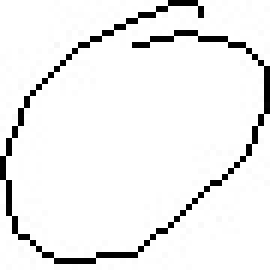
#> input picture dataset/0/0_56057.jpg, 45 x 45 px (shown 6 times larger); its folder holds 4 pictures in this run
$ jupyter execute --allow-errors Handwritten_equation_solver.ipynb   (shell and % lines are left out)
#> lines starting #> are read from the running program, lines starting #| are printed output that depends on the picture; after the words box and inside, x2 and y2 are one past the last pixel; in counts of white or black regions, pixels touching at a corner belong together
# Data Extraction

[cell 1]
import numpy as np
import cv2
from PIL import Image
from matplotlib import pyplot as plt
import os
from os import listdir
from os.path import isfile, join
import pandas as pd

[cell 2]
def load_images_from_folder(folder):
    train_data=[]
    for filename in os.listdir(folder):
        img = cv2.imread(os.path.join(folder,filename),cv2.IMREAD_GRAYSCALE)
        img=~img
        if img is not None:
            ret,thresh=cv2.threshold(img,127,255,cv2.THRESH_BINARY)
            ctrs,ret=cv2.findContours(thresh,cv2.RETR_EXTERNAL,cv2.CHAIN_APPROX_NONE)
            cnt=sorted(ctrs, key=lambda ctr: cv2.boundingRect(ctr)[0])
            w=int(28)
            h=int(28)
            maxi=0
            for c in cnt:
                x,y,w,h=cv2.boundingRect(c)
                maxi=max(w*h,maxi)
                if maxi==w*h:
                    x_max=x
                    y_max=y
                    w_max=w
                    h_max=h
            im_crop= thresh[y_max:y_max+h_max+10, x_max:x_max+w_max+10]
            im_resize = cv2.resize(im_crop,(28,28))
            im_resize=np.reshape(im_resize,(784,1))
            train_data.append(im_resize)
    return train_data

[cell 3]
data=[]

#> (a cell that did not finish here is left out)

len(data)
for i in range(0,len(data)):
    data[i]=np.append(data[i],['10'])

print(len(data))

#> (a cell that did not finish here is left out)


for i in range(0,len(data11)):
    data11[i]=np.append(data11[i],['11'])
data=np.concatenate((data,data11))
print(len(data))

[cell 6]
data0=load_images_from_folder('dataset/0')
#> call 3 of load_images_from_folder, with folder = 'dataset/0'
#> in load_images_from_folder, img is the input picture: shape (45, 45); min 0, max 255, mean 238.6
#> in load_images_from_folder (call 3), `img=~img`:
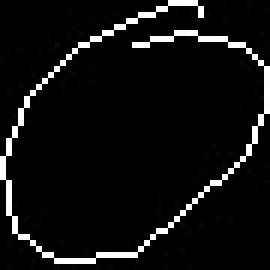
#> img: shape (45, 45) (shown 6 times larger); min 0, max 255, mean 16.4
#> in load_images_from_folder (call 3), `ret,thresh=cv2.threshold(img,127,255,cv2.THRESH_BINARY)`: thresh: shape (45, 45); 6.3% white in thin lines or dots
#> in load_images_from_folder (call 3), `ctrs,ret=cv2.findContours(thresh,cv2.RETR_EXTERNAL,cv2.CHAIN_APPROX_NO..`: ctrs = 1 contour, all with area under 20; ret = [[-1, -1, -1, -1]]
#> in load_images_from_folder (call 3), `cnt=sorted(ctrs, key=lambda ctr: cv2.boundingRect(ctr)[0])`: cnt = 1 contour, all with area under 20
#> the loop in load_images_from_folder (call 3), `for c in cnt:` made 1 pass
#> (x, y, w, h, maxi, x_max, y_max, w_max) on pass 1: (0, 0, 45, 44, 1980, 0, 0, 45)
#> in load_images_from_folder (call 3), `im_resize = cv2.resize(im_crop,(28,28))`:
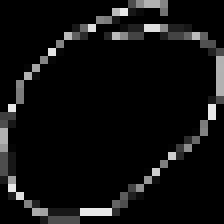
#> im_resize: shape (28, 28) (shown 8 times larger); min 0, max 232, mean 16.2
#> in load_images_from_folder (call 3), `im_resize=np.reshape(im_resize,(784,1))`: im_resize = 784 values, max 232 at index 43, min 0 at index 0, mean 16.2
#> pass 2 of the loop in load_images_from_folder, `for filename in os.listdir(folder):`:
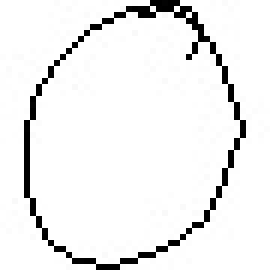
#> input picture dataset/0/0_60338.jpg, 45 x 45 px (shown 6 times larger)
#> in load_images_from_folder, img is the input picture: shape (45, 45); min 0, max 255, mean 238.7
#> thresh: shape (45, 45); 6.3% white in thin lines or dots, all inside (x1, y1, x2, y2) = (4, 0, 41, 45)
#> ctrs = 1 contour; box (x1, y1, x2, y2) and area: (4, 0, 41, 45) 1174
#> cnt has the same summary as ctrs
#> the loop in load_images_from_folder (call 3), `for c in cnt:` made 1 pass
#> (x, y, w, h, maxi, x_max, y_max, w_max) on pass 1: (4, 0, 37, 45, 1665, 4, 0, 37)
#> in load_images_from_folder (call 3), `im_crop= thresh[y_max:y_max+h_max+10, x_max:x_max+w_max+10]`:
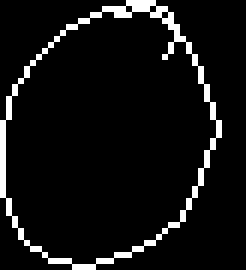
#> im_crop: shape (45, 41) (shown 6 times larger); 6.9% white in thin lines or dots
#> in load_images_from_folder (call 3), `im_resize = cv2.resize(im_crop,(28,28))`:
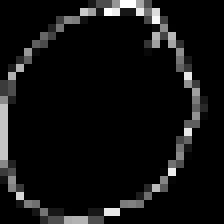
#> im_resize: shape (28, 28) (shown 8 times larger); min 0, max 255, mean 17.5
#> in load_images_from_folder (call 3), `im_resize=np.reshape(im_resize,(784,1))`: im_resize = 784 values, max 255 at index 15, min 0 at index 0, mean 17.52
#> pass 3 of the loop in load_images_from_folder, `for filename in os.listdir(folder):`:
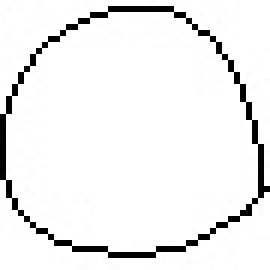
#> input picture dataset/0/0_82658.jpg, 45 x 45 px (shown 6 times larger)
#> in load_images_from_folder, img is the input picture: shape (45, 45); min 0, max 255, mean 239.1
#> thresh: shape (45, 45); 6.1% white in thin lines or dots
#> ctrs = 1 contour; box (x1, y1, x2, y2) and area: (0, 1, 45, 43) 1400
#> cnt has the same summary as ctrs
#> the loop in load_images_from_folder (call 3), `for c in cnt:` made 1 pass
#> (x, y, w, h, maxi, x_max, y_max, w_max) on pass 1: (0, 1, 45, 42, 1890, 0, 1, 45)
#> in load_images_from_folder (call 3), `im_crop= thresh[y_max:y_max+h_max+10, x_max:x_max+w_max+10]`:
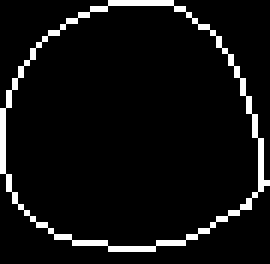
#> im_crop: shape (44, 45) (shown 6 times larger); 6.3% white in thin lines or dots
#> in load_images_from_folder (call 3), `im_resize = cv2.resize(im_crop,(28,28))`:
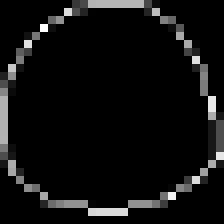
#> im_resize: shape (28, 28) (shown 8 times larger); min 0, max 255, mean 16.1
#> in load_images_from_folder (call 3), `im_resize=np.reshape(im_resize,(784,1))`: im_resize = 784 values, max 255 at index 89, min 0 at index 0, mean 16.08
#> the loop made 4 passes; the first 3 are shown
for i in range(0,len(data0)):
    data0[i]=np.append(data0[i],['0'])
#> (the rest of this cell did not finish here and is left out)

#> (a cell that did not finish here is left out)
